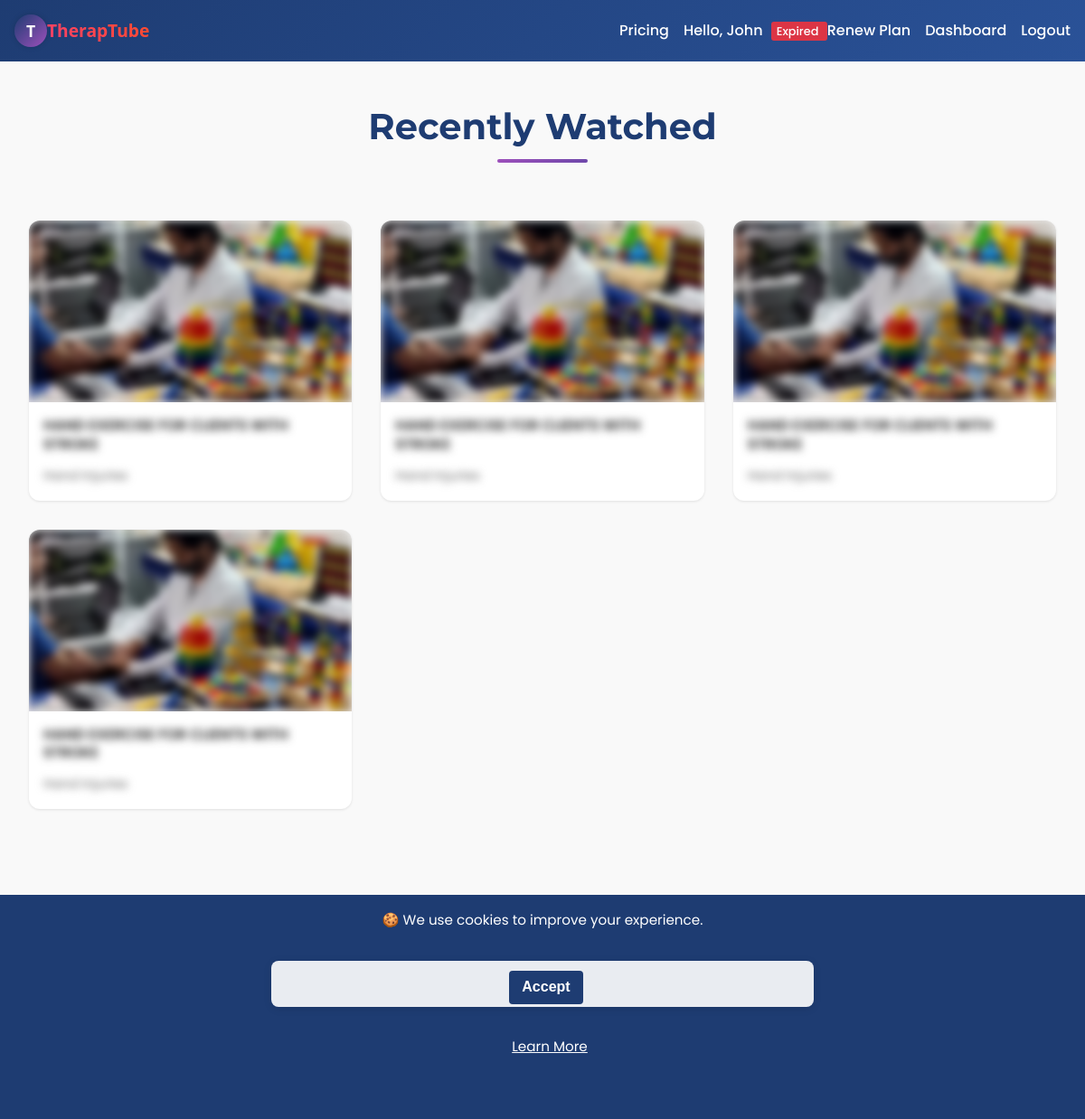
/recent (signed in), run on the app's committed database.
### app.py (models this page shows, shortened)
class User(db.Model, UserMixin):
    id = db.Column(db.Integer, primary_key=True)
    username = db.Column(db.String(80), unique=True, nullable=False)
    email    = db.Column(db.String(120), unique=True)
    invite_code_used = db.Column(db.String(36))
    password_hash = db.Column(db.String(128), nullable=False)
    role = db.Column(db.String(32), nullable=False) # 'client', 'therapist', 'admin',
    media_uploaded = db.relationship('Media', backref='uploader', lazy=True)
    watch_history = db.relationship('WatchHistory', backref='user', lazy=True)

class Media(db.Model):
    id = db.Column(db.Integer, primary_key=True)
    filename = db.Column(db.String(200), nullable=False)
    thumbnail = db.Column(db.String(200))
    title = db.Column(db.String(120), nullable=False)
    description = db.Column(db.Text, nullable=True)
    category = db.Column(db.String(80), nullable=True)
    otpf_domain = db.Column(db.String(50))
    for_name = db.Column(db.String(50))
    target_condition = db.Column(db.String(50))
    uploader_id = db.Column(db.Integer, db.ForeignKey('user.id'))
    view_count = db.Column(db.Integer, default=0)
    upload_time = db.Column(db.DateTime, default=datetime.utcnow)

### app.py (the view)
@app.route('/recent')
@login_required # User must be logged in
def recent():
    current_utc_year = datetime.now(timezone.utc).year
    history = (
        WatchHistory.query.filter_by(user_id=current_user.id)
        .order_by(WatchHistory.watched_at.desc())
        .limit(10)
        .all()
    )
    media_ids = [h.media_id for h in history]
    media = Media.query.filter(Media.id.in_(media_ids)).all()
    media_map = {m.id: m for m in media}
    ordered_media = [media_map[h.media_id] for h in history if h.media_id in media_map]
    return render_template('recent.html', media=ordered_media, taxonomy=TAXONOMY,
                                history=history, current_year=current_utc_year)

### app.py (called while the page is built)
@app.context_processor
def inject_global_data():
    has_sub = False
    if current_user.is_authenticated:
        has_sub = has_active_subscription(current_user)
    return {
        'app_version': APP_VERSION,  # Assuming APP_VERSION is defined globally or from config
        'utc_now': datetime.now(timezone.utc),
        'has_active_subscription': has_active_subscription, # Make the function itself available
        'current_user': current_user, # Flask-Login usually injects this, but explicit is fine
        'user_has_active_subscription': has_sub # A boolean flag for simpler checks in templates
    }

@login_manager.user_loader
def load_user(user_id):
    return User.query.get(int(user_id))

def has_active_subscription(user):
    if not user.is_authenticated:
        return False # Unauthenticated users never have an active subscription
    if user.role in ['admin', 'caregiver']:
        return True
    if user.role in ['client', 'therapist']:
        latest_subscription = Subscription.query.join(Plan).filter(
            Subscription.user_id == user.id,
            Subscription.status == 'active', # Ensure status is 'active'
            Plan.for_role == user.role # CRUCIAL: Matches plan's intended role to user's role
        ).order_by(Subscription.expires_at.desc()).first()
        if not latest_subscription:
            return False # No active subscription found for their role
        return latest_subscription.expires_at > datetime.utcnow() # Checks expiry
    return False # Default for any other undefined roles

### templates/recent.html (shortened to what this page needs)
{% extends 'base.html' %}
{% block content %}
<link rel="stylesheet" href="{{ url_for('static', filename='recent.css') }}">
<div class="recent-media-container">
    <h1 class="dashboard-title">Recently Watched</h1>
    <div class="media-grid">
        {% for item in media %}
            {% if current_user.is_authenticated and (current_user.role == 'therapist' or has_active_subscription(current_user)) %}
                <div class="media-card">
                    <a href="{{ url_for('watch', media_id=item.id) }}" class="media-link">
                        <div class="media-card-thumbnail">
                            <img src="{{ url_for('static', filename='uploads/thumbs/' + item.thumbnail) }}" alt="{{ item.title }}">
                        </div>
                        <div class="media-card-content">
                            <p class="media-card-title">{{ item.title }}</p>
                            <small class="media-card-meta">{{ item.target_condition }}</small>
                        </div>
                    </a>
                </div>
            {% else %}
                <div class="media-card media-card-locked">
                    <div class="media-link">
                        <div class="media-card-thumbnail">
                            <img src="{{ url_for('static', filename='uploads/thumbs/' + item.thumbnail) }}" alt="{{ item.title }}">
                        </div>
                        <div class="media-card-content">
                            <p class="media-card-title">{{ item.title }}</p>
                            <small class="media-card-meta">{{ item.target_condition }}</small>
                        </div>
                    </div>
                </div>
            {% endif %}
        {% else %}
            <div class="no-media-message">
                <p>No recent views.</p>
            </div>
        {% endfor %}
    </div>
</div>
{% endblock %}

### templates/base.html (shortened to what this page needs)
<!doctype html>
<html lang="en">
<head>
    <link rel="stylesheet" href="{{ url_for('static', filename='style.css') }}">
    <link rel="stylesheet" href="https://cdnjs.cloudflare.com/ajax/libs/font-awesome/6.5.0/css/all.min.css">
</head>
<body>
    <nav class="navbar">
        <div class="nav-brand">
            {% if current_user.is_authenticated %}
                {% if current_user.role == 'client' %}
                    <a href="{{ url_for('client_dashboard') }}">
                        <div class="logo-circle animate-spin">
                            <span class="logo-text">T</span>
                        </div>
                        <span class="brand-text">TherapTube</span>
                    </a>
                {% endif %}
            {% endif %}
        </div>
        <div class="nav-links">
            <a href="{{ url_for('pricing') }}">Pricing</a>
            {% if current_user.is_authenticated %}
                <span class="user-greet">Hello, {{ current_user.username }}
                    {% if current_user.role in ['client', 'therapist'] %}
                        {% if has_active_subscription(current_user) %}
                            <a href="{{ url_for('my_subscription') }}" class="sub-status active clickable-badge">
                                Subscribed
                            </a>
                        {% else %}
                            <a href="{{ url_for('my_subscription') }}" class="sub-status expired clickable-badge">
                                Expired
                            </a>
                            <a href="{{ url_for('pricing') }}" class="button subscribe-btn">Renew Plan</a>
                        {% endif %}
                    {% endif %}
                </span>
                {% if current_user.role == 'client' %}
                    <a href="{{ url_for('client_dashboard') }}">Dashboard</a>
                {% endif %}
                <a href="{{ url_for('logout') }}">Logout</a>
            {% else %}
                <a href="{{ url_for('login') }}">Login</a>
                <a href="{{ url_for('register') }}">Register</a>
            {% endif %}
        </div>
    </nav>
    <div class="container">
        {% block content %}{% endblock %}
    </div>
    <footer class="footer sticky-footer">
        <div class="footer-top">
            <span>&copy; {{ current_year }} TherapTube</span>
            <span>Version {{ app_version }}</span>
            <span>Designed by Atom De Legend</span>
            <span>
                <a href="mailto:info@example.com">Contact</a> |
                <a href="{{ url_for('privacy') }}">Privacy</a> |
                <a href="{{ url_for('terms') }}">Terms</a> |
                <a href="{{ url_for('cookies') }}">Cookies</a> |
                <a href="{{ url_for('about') }}">About</a>
            </span>
        </div>
    </footer>
    {% if not request.cookies.get('cookies_accepted') %}
        <div id="cookie-banner" class="cookie-banner">
            🍪 We use cookies to improve your experience.
            <form method="post" action="{{ url_for('accept_cookies') }}" class="cookie-inline-form">
                <button type="submit">Accept</button>
            </form>
            <a href="{{ url_for('cookies') }}">Learn More</a>
        </div>
    {% endif %}
</body>

### static/style.css (style rules this page uses)
:root { --color-primary: #1e3c72; --color-primary-light: #2a5298; --color-accent: #9d50bb; --color-accent-dark: #6e48aa; --color-bg: #f9f9f9; --color-text: #222; --color-white: #fff; --gradient-primary: linear-gradient(135deg, var(--color-primary), var(--color-primary-light)); --gradient-accent: linear-gradient(135deg, var(--color-accent), var(--color-accent-dark)); }
* { margin: 0; padding: 0; box-sizing: border-box; }
body { font-family: 'Segoe UI', sans-serif; background: var(--color-bg); color: var(--color-text); line-height: 1.6; }
a { text-decoration: none; color: var(--color-primary); transition: 0.3s ease; }
.container { max-width: 1200px; margin: auto; padding: 1rem; }
.navbar { background: var(--gradient-primary); padding: 1rem; display: flex; flex-wrap: wrap; align-items: center; justify-content: space-between; position: sticky; top: 0; z-index: 1000; }
.nav-brand { display: flex; align-items: center; gap: 0.5rem; }
.nav-brand a { display: flex; align-items: center; text-decoration: none; color: var(--color-primary); font-size: 1.4rem; font-weight: bold; }
.logo-circle { width: 36px; height: 36px; background: linear-gradient(135deg, var(--color-primary), var(--color-accent)); border-radius: 50%; display: flex; justify-content: center; align-items: center; box-shadow: 0 0 6px rgba(0,0,0,0.15); }
.logo-text { color: #fff; font-weight: bold; font-size: 1.1rem; font-family: 'Segoe UI', sans-serif; }
.animate-spin { animation: slowSpin 6s linear infinite; }
.brand-text { font-weight: bold; font-size: 1.2rem; background: linear-gradient(45deg, #ff416c, #ff4b2b); -webkit-background-clip: text; background-clip: text; -webkit-text-fill-color: transparent; font-family: 'Segoe UI', sans-serif; }
.nav-links { display: flex; flex-wrap: wrap; gap: 1rem; align-items: center; }
.nav-links a, .user-greet { color: var(--color-white); font-weight: 500; }
.media-grid { display: grid; grid-template-columns: repeat(auto-fit, minmax(200px, 1fr)); gap: 1rem; margin-top: 1rem; }
.footer { background: var(--gradient-accent); color: var(--color-white); text-align: center; padding: 1rem 0; margin-top: 2rem; }
.footer-top span { display: block; margin: 0.3rem 0; }
.footer-top a { color: var(--color-white); font-weight: 500; }
.container { padding-bottom: 120px; }
form { background: var(--color-white); max-width: 600px; margin: 2rem auto; padding: 2rem; border-radius: 12px; box-shadow: 0 4px 12px rgba(0,0,0,0.05); display: flex; flex-direction: column; gap: 1.25rem; }
button[type="submit"] { background: var(--gradient-primary); color: var(--color-white); padding: 0.75rem 1.5rem; border: none; border-radius: 8px; font-weight: bold; font-size: 1rem; cursor: pointer; transition: background 0.3s ease; }
.cookie-banner { position: fixed; bottom: 0; left: 0; width: 100%; height: 20%; background: var(--color-primary); color: #fff; padding: 1rem; text-align: center; z-index: 9999; font-size: 0.95rem; }
.cookie-banner button { margin-left: 0.5rem; margin-top: 0.5rem; background: #fff; color: var(--color-primary); border: none; padding: 0.4rem 0.8rem; border-radius: 4px; cursor: pointer; }
.cookie-banner a { color: #fff; margin-left: 1rem; text-decoration: underline; }
.cookie-inline-form { display: flex; align-items: center; justify-content: center; padding: 0.2rem; background: rgba(255, 255, 255, 0.9); border-radius: 8px; box-shadow: 0 2px 10px rgba(0, 0, 0, 0.1); }
.cookie-inline-form button { background: var(--color-primary); color: #fff; margin-top: 0.5rem; border: none; padding: 0.6rem 0.9rem; border-radius: 4px; cursor: pointer; }

### templates/base.html (style rules this page uses)
.sub-status { font-size: 0.8em; padding: 2px 6px; border-radius: 3px; margin-left: 5px; vertical-align: middle; font-weight: normal; }
.sub-status.expired { background-color: #dc3545; color: white; }

### data on the page
User: username "John"
Media: thumbnail (picture), title "HAND EXERCISE FOR CLIENTS WITH STROKE", target_condition "Hand Injuries"
